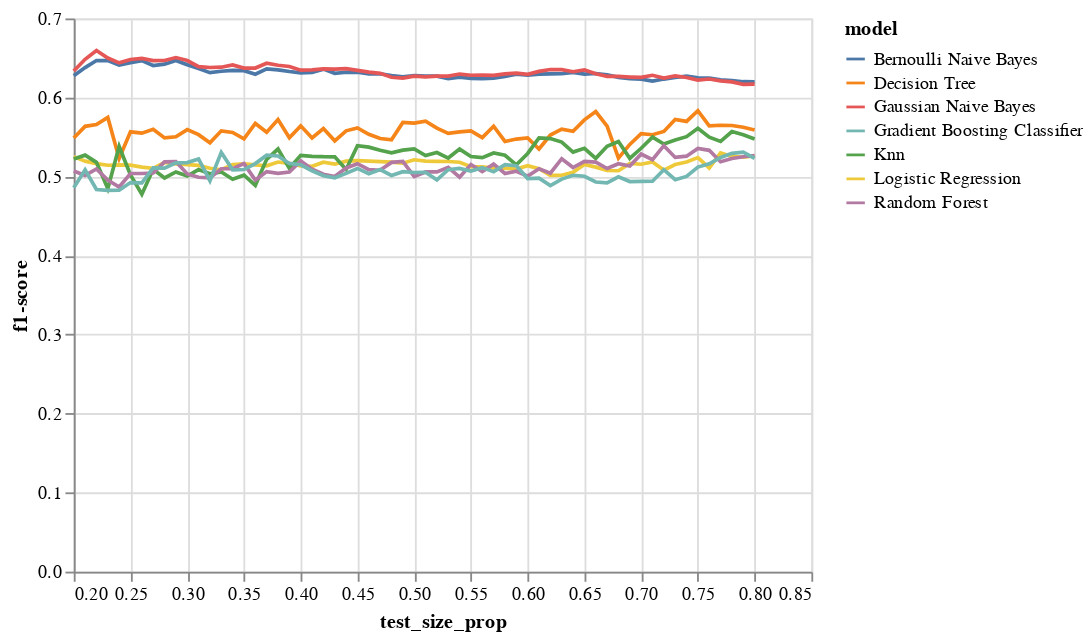

The code cell stored with this chart in its notebook:
### Code cell
alt.Chart(model_perf).mark_line().encode(
    x='test_size_prop:Q',
    y='f1-score:Q',
    color='model:N',
)

### Figure 1 — Vega-Lite specification as saved in the notebook (floating-point values rounded to 4 significant figures; data arrays with more than 128 entries replaced by an {"elided": "..."} marker saying what was removed)
{"config": {"view": {"continuousWidth": 400, "continuousHeight": 300}}, "data": {"name": "data-dac039aec2b8c3e19d511af0d785653c"}, "mark": "line", "encoding": {"color": {"type": "nominal", "field": "model"}, "x": {"type": "quantitative", "field": "test_size_prop"}, "y": {"type": "quantitative", "field": "f1-score"}}, "$schema": "https://vega.github.io/schema/vega-lite/v4.8.1.json", "datasets": {"data-dac039aec2b8c3e19d511af0d785653c": {"elided": "427 records"}}}
